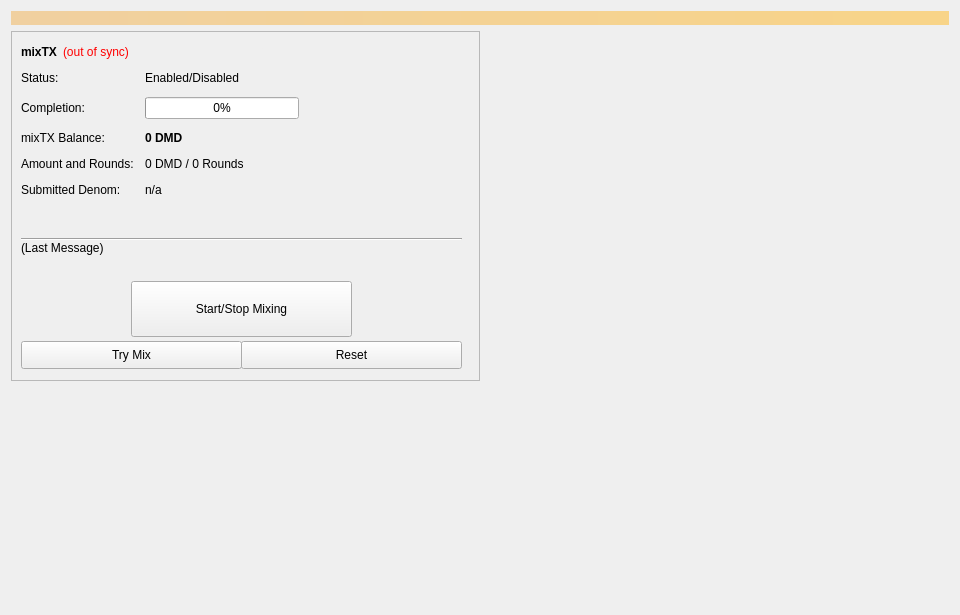
<?xml version="1.0" encoding="UTF-8"?>
<ui version="4.0">
 <class>Coinmix</class>
 <widget class="QWidget" name="Coinmix">
  <property name="geometry">
   <rect>
    <x>0</x>
    <y>0</y>
    <width>960</width>
    <height>615</height>
   </rect>
  </property>
  <property name="minimumSize">
   <size>
    <width>960</width>
    <height>0</height>
   </size>
  </property>
  <property name="windowTitle">
   <string>Form</string>
  </property>
  <layout class="QVBoxLayout" name="topLayout">
   <item>
    <widget class="QLabel" name="labelAlerts">
     <property name="visible">
      <bool>false</bool>
     </property>
     <property name="styleSheet">
      <string notr="true">background-color: qlineargradient(x1: 0, y1: 0, x2: 1, y2: 0, stop:0 #F0D0A0, stop:1 #F8D488); color:#000000;</string>
     </property>
     <property name="wordWrap">
      <bool>true</bool>
     </property>
     <property name="margin">
      <number>3</number>
     </property>
    </widget>
   </item>
   <item>
    <layout class="QHBoxLayout" name="horizontalLayout" stretch="1,1">
     <item>
      <layout class="QVBoxLayout" name="verticalLayout_2">
       <item>
        <widget class="QFrame" name="framemixTX">
         <property name="minimumSize">
          <size>
           <width>0</width>
           <height>350</height>
          </size>
         </property>
         <property name="layoutDirection">
          <enum>Qt::LeftToRight</enum>
         </property>
         <property name="frameShape">
          <enum>QFrame::StyledPanel</enum>
         </property>
         <property name="frameShadow">
          <enum>QFrame::Raised</enum>
         </property>
         <widget class="QWidget" name="formLayoutWidget">
          <property name="geometry">
           <rect>
            <x>10</x>
            <y>40</y>
            <width>451</width>
            <height>161</height>
           </rect>
          </property>
          <layout class="QFormLayout" name="formLayout">
           <property name="fieldGrowthPolicy">
            <enum>QFormLayout::AllNonFixedFieldsGrow</enum>
           </property>
           <property name="horizontalSpacing">
            <number>11</number>
           </property>
           <property name="verticalSpacing">
            <number>12</number>
           </property>
           <item row="0" column="0">
            <widget class="QLabel" name="label_6">
             <property name="text">
              <string>Status:</string>
             </property>
            </widget>
           </item>
           <item row="1" column="0">
            <widget class="QLabel" name="label_7">
             <property name="text">
              <string>Completion:</string>
             </property>
            </widget>
           </item>
           <item row="1" column="1">
            <widget class="QProgressBar" name="mixTXProgress">
             <property name="maximumSize">
              <size>
               <width>154</width>
               <height>16777215</height>
              </size>
             </property>
             <property name="value">
              <number>0</number>
             </property>
            </widget>
           </item>
           <item row="2" column="0">
            <widget class="QLabel" name="labelAnonymizedText">
             <property name="text">
              <string>mixTX Balance:</string>
             </property>
            </widget>
           </item>
           <item row="2" column="1">
            <widget class="QLabel" name="labelAnonymized">
             <property name="font">
              <font>
               <weight>75</weight>
               <bold>true</bold>
              </font>
             </property>
             <property name="text">
              <string notr="true">0 DMD</string>
             </property>
            </widget>
           </item>
           <item row="3" column="0">
            <widget class="QLabel" name="label_8">
             <property name="text">
              <string>Amount and Rounds:</string>
             </property>
            </widget>
           </item>
           <item row="3" column="1">
            <widget class="QLabel" name="labelAmountRounds">
             <property name="text">
              <string>0 DMD / 0 Rounds</string>
             </property>
            </widget>
           </item>
           <item row="4" column="0">
            <widget class="QLabel" name="label_9">
             <property name="text">
              <string>Submitted Denom:</string>
             </property>
            </widget>
           </item>
           <item row="4" column="1">
            <widget class="QLabel" name="labelSubmittedDenom">
             <property name="toolTip">
              <string>The denominations you submitted to the Masternode.&lt;br&gt;To mix, other users must submit the exact same denominations.</string>
             </property>
             <property name="text">
              <string>n/a</string>
             </property>
            </widget>
           </item>
           <item row="0" column="1">
            <widget class="QLabel" name="mixTXEnabled">
             <property name="text">
              <string>Enabled/Disabled</string>
             </property>
            </widget>
           </item>
          </layout>
         </widget>
         <widget class="QPushButton" name="runAutoDenom">
          <property name="geometry">
           <rect>
            <x>251</x>
            <y>17</y>
            <width>1</width>
            <height>1</height>
           </rect>
          </property>
          <property name="palette">
           <palette>
            <active>
             <colorrole role="WindowText">
              <brush brushstyle="SolidPattern">
               <color alpha="255">
                <red>0</red>
                <green>0</green>
                <blue>0</blue>
               </color>
              </brush>
             </colorrole>
             <colorrole role="Button">
              <brush brushstyle="SolidPattern">
               <color alpha="255">
                <red>239</red>
                <green>238</green>
                <blue>238</blue>
               </color>
              </brush>
             </colorrole>
             <colorrole role="Light">
              <brush brushstyle="SolidPattern">
               <color alpha="255">
                <red>255</red>
                <green>255</green>
                <blue>255</blue>
               </color>
              </brush>
             </colorrole>
             <colorrole role="Midlight">
              <brush brushstyle="SolidPattern">
               <color alpha="255">
                <red>247</red>
                <green>246</green>
                <blue>246</blue>
               </color>
              </brush>
             </colorrole>
             <colorrole role="Dark">
              <brush brushstyle="SolidPattern">
               <color alpha="255">
                <red>119</red>
                <green>119</green>
                <blue>119</blue>
               </color>
              </brush>
             </colorrole>
             <colorrole role="Mid">
              <brush brushstyle="SolidPattern">
               <color alpha="255">
                <red>159</red>
                <green>159</green>
                <blue>159</blue>
               </color>
              </brush>
             </colorrole>
             <colorrole role="Text">
              <brush brushstyle="SolidPattern">
               <color alpha="255">
                <red>0</red>
                <green>0</green>
                <blue>0</blue>
               </color>
              </brush>
             </colorrole>
             <colorrole role="BrightText">
              <brush brushstyle="SolidPattern">
               <color alpha="255">
                <red>255</red>
                <green>255</green>
                <blue>255</blue>
               </color>
              </brush>
             </colorrole>
             <colorrole role="ButtonText">
              <brush brushstyle="SolidPattern">
               <color alpha="255">
                <red>0</red>
                <green>0</green>
                <blue>0</blue>
               </color>
              </brush>
             </colorrole>
             <colorrole role="Base">
              <brush brushstyle="SolidPattern">
               <color alpha="255">
                <red>255</red>
                <green>255</green>
                <blue>255</blue>
               </color>
              </brush>
             </colorrole>
             <colorrole role="Window">
              <brush brushstyle="SolidPattern">
               <color alpha="255">
                <red>239</red>
                <green>238</green>
                <blue>238</blue>
               </color>
              </brush>
             </colorrole>
             <colorrole role="Shadow">
              <brush brushstyle="SolidPattern">
               <color alpha="255">
                <red>0</red>
                <green>0</green>
                <blue>0</blue>
               </color>
              </brush>
             </colorrole>
             <colorrole role="AlternateBase">
              <brush brushstyle="SolidPattern">
               <color alpha="255">
                <red>247</red>
                <green>246</green>
                <blue>246</blue>
               </color>
              </brush>
             </colorrole>
             <colorrole role="ToolTipBase">
              <brush brushstyle="SolidPattern">
               <color alpha="255">
                <red>255</red>
                <green>255</green>
                <blue>220</blue>
               </color>
              </brush>
             </colorrole>
             <colorrole role="ToolTipText">
              <brush brushstyle="SolidPattern">
               <color alpha="255">
                <red>0</red>
                <green>0</green>
                <blue>0</blue>
               </color>
              </brush>
             </colorrole>
            </active>
            <inactive>
             <colorrole role="WindowText">
              <brush brushstyle="SolidPattern">
               <color alpha="255">
                <red>0</red>
                <green>0</green>
                <blue>0</blue>
               </color>
              </brush>
             </colorrole>
             <colorrole role="Button">
              <brush brushstyle="SolidPattern">
               <color alpha="255">
                <red>239</red>
                <green>238</green>
                <blue>238</blue>
               </color>
              </brush>
             </colorrole>
             <colorrole role="Light">
              <brush brushstyle="SolidPattern">
               <color alpha="255">
                <red>255</red>
                <green>255</green>
                <blue>255</blue>
               </color>
              </brush>
             </colorrole>
             <colorrole role="Midlight">
              <brush brushstyle="SolidPattern">
               <color alpha="255">
                <red>247</red>
                <green>246</green>
                <blue>246</blue>
               </color>
              </brush>
             </colorrole>
             <colorrole role="Dark">
              <brush brushstyle="SolidPattern">
               <color alpha="255">
                <red>119</red>
                <green>119</green>
                <blue>119</blue>
               </color>
              </brush>
             </colorrole>
             <colorrole role="Mid">
              <brush brushstyle="SolidPattern">
               <color alpha="255">
                <red>159</red>
                <green>159</green>
                <blue>159</blue>
               </color>
              </brush>
             </colorrole>
             <colorrole role="Text">
              <brush brushstyle="SolidPattern">
               <color alpha="255">
                <red>0</red>
                <green>0</green>
                <blue>0</blue>
               </color>
              </brush>
             </colorrole>
             <colorrole role="BrightText">
              <brush brushstyle="SolidPattern">
               <color alpha="255">
                <red>255</red>
                <green>255</green>
                <blue>255</blue>
               </color>
              </brush>
             </colorrole>
             <colorrole role="ButtonText">
              <brush brushstyle="SolidPattern">
               <color alpha="255">
                <red>0</red>
                <green>0</green>
                <blue>0</blue>
               </color>
              </brush>
             </colorrole>
             <colorrole role="Base">
              <brush brushstyle="SolidPattern">
               <color alpha="255">
                <red>255</red>
                <green>255</green>
                <blue>255</blue>
               </color>
              </brush>
             </colorrole>
             <colorrole role="Window">
              <brush brushstyle="SolidPattern">
               <color alpha="255">
                <red>239</red>
                <green>238</green>
                <blue>238</blue>
               </color>
              </brush>
             </colorrole>
             <colorrole role="Shadow">
              <brush brushstyle="SolidPattern">
               <color alpha="255">
                <red>0</red>
                <green>0</green>
                <blue>0</blue>
               </color>
              </brush>
             </colorrole>
             <colorrole role="AlternateBase">
              <brush brushstyle="SolidPattern">
               <color alpha="255">
                <red>247</red>
                <green>246</green>
                <blue>246</blue>
               </color>
              </brush>
             </colorrole>
             <colorrole role="ToolTipBase">
              <brush brushstyle="SolidPattern">
               <color alpha="255">
                <red>255</red>
                <green>255</green>
                <blue>220</blue>
               </color>
              </brush>
             </colorrole>
             <colorrole role="ToolTipText">
              <brush brushstyle="SolidPattern">
               <color alpha="255">
                <red>0</red>
                <green>0</green>
                <blue>0</blue>
               </color>
              </brush>
             </colorrole>
            </inactive>
            <disabled>
             <colorrole role="WindowText">
              <brush brushstyle="SolidPattern">
               <color alpha="255">
                <red>119</red>
                <green>119</green>
                <blue>119</blue>
               </color>
              </brush>
             </colorrole>
             <colorrole role="Button">
              <brush brushstyle="SolidPattern">
               <color alpha="255">
                <red>239</red>
                <green>238</green>
                <blue>238</blue>
               </color>
              </brush>
             </colorrole>
             <colorrole role="Light">
              <brush brushstyle="SolidPattern">
               <color alpha="255">
                <red>255</red>
                <green>255</green>
                <blue>255</blue>
               </color>
              </brush>
             </colorrole>
             <colorrole role="Midlight">
              <brush brushstyle="SolidPattern">
               <color alpha="255">
                <red>247</red>
                <green>246</green>
                <blue>246</blue>
               </color>
              </brush>
             </colorrole>
             <colorrole role="Dark">
              <brush brushstyle="SolidPattern">
               <color alpha="255">
                <red>119</red>
                <green>119</green>
                <blue>119</blue>
               </color>
              </brush>
             </colorrole>
             <colorrole role="Mid">
              <brush brushstyle="SolidPattern">
               <color alpha="255">
                <red>159</red>
                <green>159</green>
                <blue>159</blue>
               </color>
              </brush>
             </colorrole>
             <colorrole role="Text">
              <brush brushstyle="SolidPattern">
               <color alpha="255">
                <red>119</red>
                <green>119</green>
                <blue>119</blue>
               </color>
              </brush>
             </colorrole>
             <colorrole role="BrightText">
              <brush brushstyle="SolidPattern">
               <color alpha="255">
                <red>255</red>
                <green>255</green>
                <blue>255</blue>
               </color>
              </brush>
             </colorrole>
             <colorrole role="ButtonText">
              <brush brushstyle="SolidPattern">
               <color alpha="255">
                <red>119</red>
                <green>119</green>
                <blue>119</blue>
               </color>
              </brush>
             </colorrole>
             <colorrole role="Base">
              <brush brushstyle="SolidPattern">
               <color alpha="255">
                <red>239</red>
                <green>238</green>
                <blue>238</blue>
               </color>
              </brush>
             </colorrole>
             <colorrole role="Window">
              <brush brushstyle="SolidPattern">
               <color alpha="255">
                <red>239</red>
                <green>238</green>
                <blue>238</blue>
               </color>
              </brush>
             </colorrole>
             <colorrole role="Shadow">
              <brush brushstyle="SolidPattern">
               <color alpha="255">
                <red>0</red>
                <green>0</green>
                <blue>0</blue>
               </color>
              </brush>
             </colorrole>
             <colorrole role="AlternateBase">
              <brush brushstyle="SolidPattern">
               <color alpha="255">
                <red>239</red>
                <green>238</green>
                <blue>238</blue>
               </color>
              </brush>
             </colorrole>
             <colorrole role="ToolTipBase">
              <brush brushstyle="SolidPattern">
               <color alpha="255">
                <red>255</red>
                <green>255</green>
                <blue>220</blue>
               </color>
              </brush>
             </colorrole>
             <colorrole role="ToolTipText">
              <brush brushstyle="SolidPattern">
               <color alpha="255">
                <red>0</red>
                <green>0</green>
                <blue>0</blue>
               </color>
              </brush>
             </colorrole>
            </disabled>
           </palette>
          </property>
          <property name="focusPolicy">
           <enum>Qt::NoFocus</enum>
          </property>
          <property name="autoFillBackground">
           <bool>true</bool>
          </property>
          <property name="text">
           <string/>
          </property>
          <property name="flat">
           <bool>true</bool>
          </property>
         </widget>
         <widget class="QPushButton" name="togglemixTX">
          <property name="geometry">
           <rect>
            <x>120</x>
            <y>250</y>
            <width>221</width>
            <height>56</height>
           </rect>
          </property>
          <property name="sizePolicy">
           <sizepolicy hsizetype="MinimumExpanding" vsizetype="Fixed">
            <horstretch>0</horstretch>
            <verstretch>0</verstretch>
           </sizepolicy>
          </property>
          <property name="text">
           <string>Start/Stop Mixing</string>
          </property>
         </widget>
         <widget class="Line" name="lineLastMessage">
          <property name="geometry">
           <rect>
            <x>10</x>
            <y>200</y>
            <width>441</width>
            <height>16</height>
           </rect>
          </property>
          <property name="orientation">
           <enum>Qt::Horizontal</enum>
          </property>
         </widget>
         <widget class="QLabel" name="mixTXStatus">
          <property name="geometry">
           <rect>
            <x>10</x>
            <y>210</y>
            <width>451</width>
            <height>43</height>
           </rect>
          </property>
          <property name="minimumSize">
           <size>
            <width>288</width>
            <height>43</height>
           </size>
          </property>
          <property name="text">
           <string>(Last Message)</string>
          </property>
          <property name="alignment">
           <set>Qt::AlignLeading|Qt::AlignLeft|Qt::AlignTop</set>
          </property>
          <property name="wordWrap">
           <bool>true</bool>
          </property>
         </widget>
         <widget class="QPushButton" name="mixTXAuto">
          <property name="geometry">
           <rect>
            <x>10</x>
            <y>310</y>
            <width>221</width>
            <height>28</height>
           </rect>
          </property>
          <property name="sizePolicy">
           <sizepolicy hsizetype="MinimumExpanding" vsizetype="Fixed">
            <horstretch>0</horstretch>
            <verstretch>0</verstretch>
           </sizepolicy>
          </property>
          <property name="toolTip">
           <string>Try to manually submit a mixTX request.</string>
          </property>
          <property name="text">
           <string>Try Mix</string>
          </property>
         </widget>
         <widget class="QPushButton" name="mixTXReset">
          <property name="geometry">
           <rect>
            <x>230</x>
            <y>310</y>
            <width>221</width>
            <height>28</height>
           </rect>
          </property>
          <property name="sizePolicy">
           <sizepolicy hsizetype="MinimumExpanding" vsizetype="Fixed">
            <horstretch>0</horstretch>
            <verstretch>0</verstretch>
           </sizepolicy>
          </property>
          <property name="toolTip">
           <string>Reset the current status of mixTX (can interrupt mixTX if it's in the process of Mixing, which can cost you money!)</string>
          </property>
          <property name="autoFillBackground">
           <bool>false</bool>
          </property>
          <property name="text">
           <string>Reset</string>
          </property>
         </widget>
         <widget class="QWidget" name="layoutWidget">
          <property name="geometry">
           <rect>
            <x>10</x>
            <y>10</y>
            <width>431</width>
            <height>22</height>
           </rect>
          </property>
          <layout class="QHBoxLayout" name="horizontalLayout_5">
           <item>
            <widget class="QLabel" name="label_2">
             <property name="font">
              <font>
               <weight>75</weight>
               <bold>true</bold>
              </font>
             </property>
             <property name="text">
              <string>mixTX</string>
             </property>
            </widget>
           </item>
           <item>
            <widget class="QLabel" name="labelmixTXSyncStatus">
             <property name="toolTip">
              <string>The displayed information may be out of date. Your wallet automatically synchronizes with the DMD network after a connection is established, but this process has not completed yet.</string>
             </property>
             <property name="styleSheet">
              <string notr="true">QLabel { color: red; }</string>
             </property>
             <property name="text">
              <string notr="true">(out of sync)</string>
             </property>
             <property name="alignment">
              <set>Qt::AlignLeading|Qt::AlignLeft|Qt::AlignVCenter</set>
             </property>
            </widget>
           </item>
           <item>
            <spacer name="horizontalSpacer_4">
             <property name="orientation">
              <enum>Qt::Horizontal</enum>
             </property>
             <property name="sizeHint" stdset="0">
              <size>
               <width>40</width>
               <height>20</height>
              </size>
             </property>
            </spacer>
           </item>
          </layout>
         </widget>
        </widget>
       </item>
       <item>
        <spacer name="verticalSpacer">
         <property name="orientation">
          <enum>Qt::Vertical</enum>
         </property>
         <property name="sizeHint" stdset="0">
          <size>
           <width>20</width>
           <height>40</height>
          </size>
         </property>
        </spacer>
       </item>
      </layout>
     </item>
     <item>
      <layout class="QVBoxLayout" name="verticalLayout_3">
       <item>
        <spacer name="verticalSpacer_2">
         <property name="orientation">
          <enum>Qt::Vertical</enum>
         </property>
         <property name="sizeType">
          <enum>QSizePolicy::Expanding</enum>
         </property>
         <property name="sizeHint" stdset="0">
          <size>
           <width>20</width>
           <height>40</height>
          </size>
         </property>
        </spacer>
       </item>
      </layout>
     </item>
    </layout>
   </item>
  </layout>
 </widget>
 <resources/>
 <connections/>
</ui>
